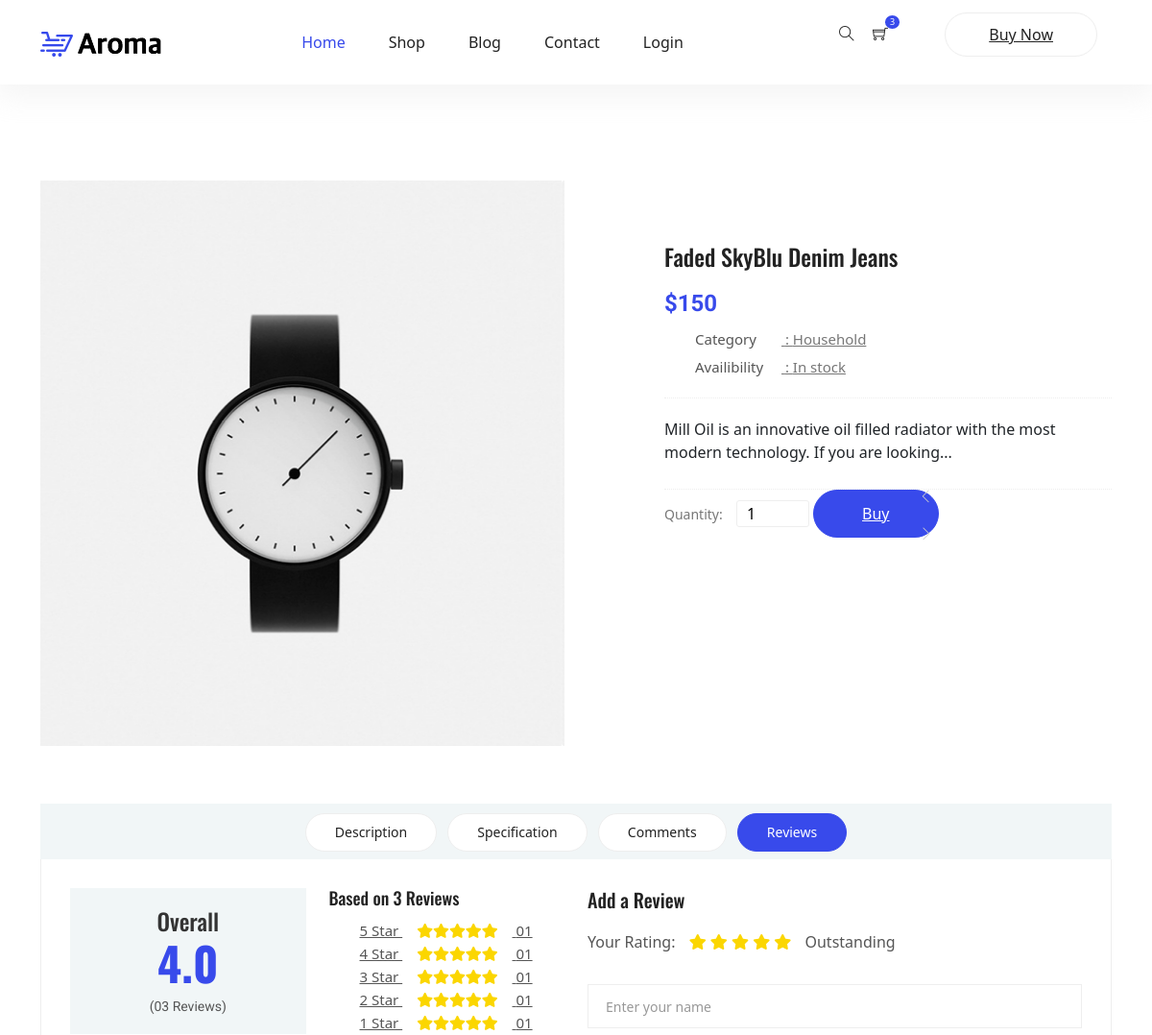
/products/1 (upper part), run on an earlier commit of the app's database.
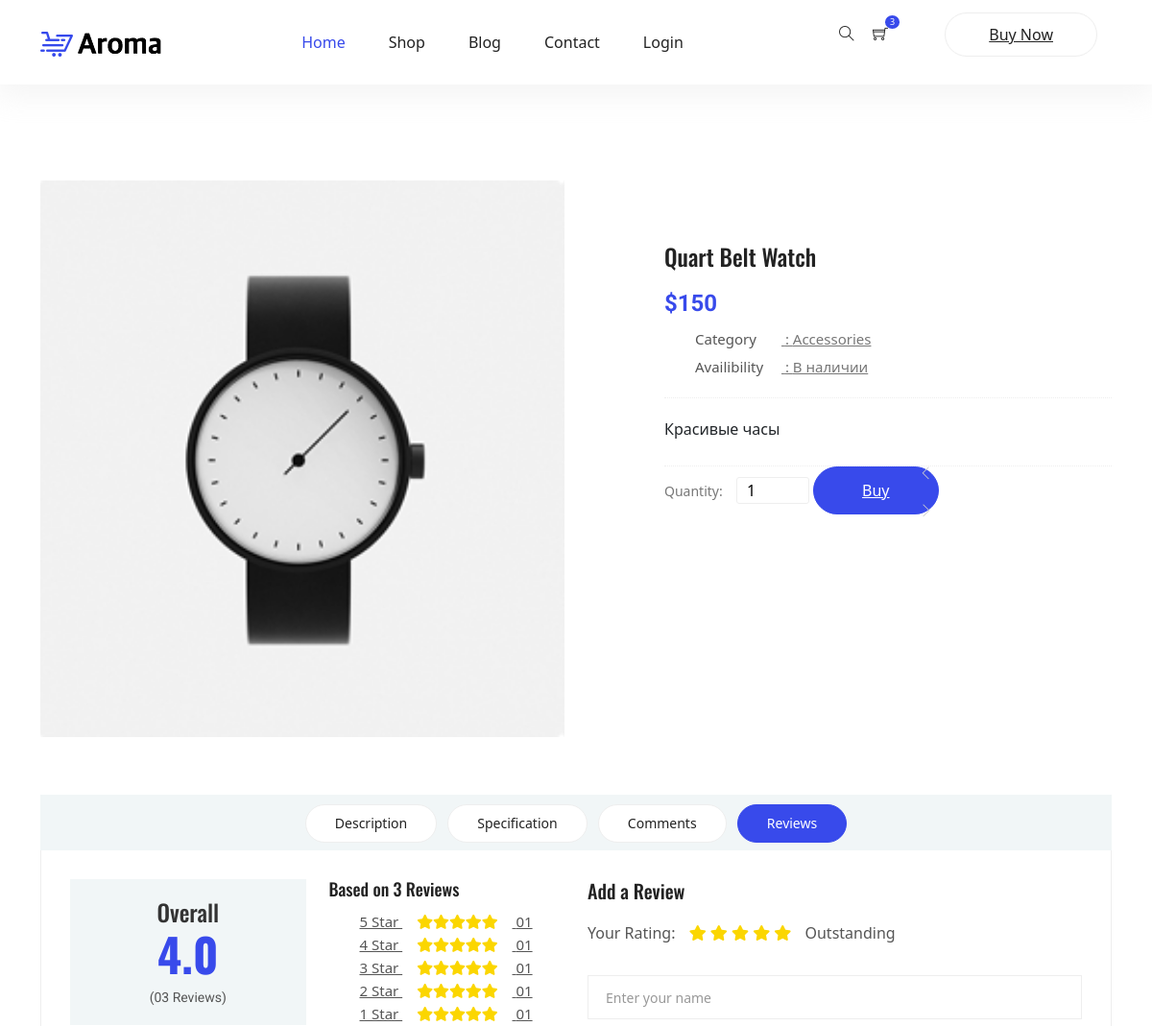
And on a later commit of the database.
### shop/models.py (models this page shows, shortened)
class Product(db.Model):
    __tablename__ = 'products'
    id = db.Column(db.Integer(), primary_key=True)
    title = db.Column(db.String(), nullable=False)
    price = db.Column(db.Integer(), nullable=False)
    category = db.Column(db.String(), nullable=False)
    availibility = db.Column(db.String(), nullable=False)
    description = db.Column(db.Text(), nullable=False)
    image = db.Column(db.String(), nullable=False)
    buy = db.relationship('Buy', backref='product', lazy=True)

### shop/routes.py (the view)
@app.route('/products/<int:product_id>')
def product_detail(product_id):
    product = Product.query.get(product_id)
    return render_template('product_detail.html', product=product)

### shop/templates/product_detail.html (shortened to what the changed rows need)
{% extends 'base.html' %}
{% block content %}
<div class="product_image_area">
	<div class="container">
		<div class="row s_product_inner">
			<div class="col-lg-6">
				<div class="owl-carousel owl-theme s_Product_carousel">
					<div class="single-prd-item">
						<img class="img-fluid" src="{{ url_for('static',  filename='img/product/' + product.image) }}"
							alt="{{ product.image }}">
					</div>
				</div>
			</div>
			<div class="col-lg-5 offset-lg-1">
				<div class="s_product_text">
					<h3>{{ product.title }}</h3>
					<h2>${{ product.price }}</h2>
					<ul class="list">
						<li><a class="active" href="#"><span>Category</span> : {{ product.category }}</a></li>
						<li><a href="#"><span>Availibility</span> : {{ product.availibility }}</a></li>
					</ul>
					<p>{{ product.description }}</p>
					<div class="product_count">
						<label for="qty">Quantity:</label>
						<button
							onclick="var result = document.getElementById('sst'); var sst = result.value; if( !isNaN( sst )) result.value++;return false;"
							class="increase items-count" type="button"><i class="ti-angle-left"></i></button>
						<input type="text" name="qty" id="sst" size="2" maxlength="12" value="1" title="Quantity:"
							class="input-text qty">
						<button
							onclick="var result = document.getElementById('sst'); var sst = result.value; if( !isNaN( sst ) &amp;&amp; sst > 0 ) result.value--;return false;"
							class="reduced items-count" type="button"><i class="ti-angle-right"></i></button>
						<a class="button primary-btn" href="{{ url_for('buy', product_id=product.id) }}">Buy</a>
					</div>
				</div>
			</div>
		</div>
	</div>
</div>
{% endblock %}

What changed in the data, as far as the page shows it:
changed Product: image: a different picture; title "Faded SkyBlu Denim Jeans" → "Quart Belt Watch"; category "Household" → "Accessories"; availibility "In stock" → "В наличии"; description "Mill Oil is an innovative oil filled radiator with the most modern technology. If you are looking..." → "Красивые часы"
